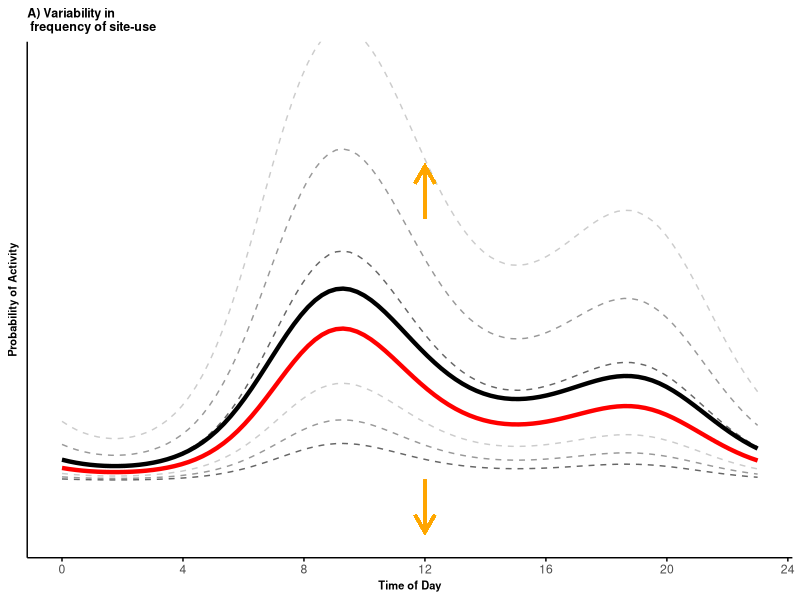
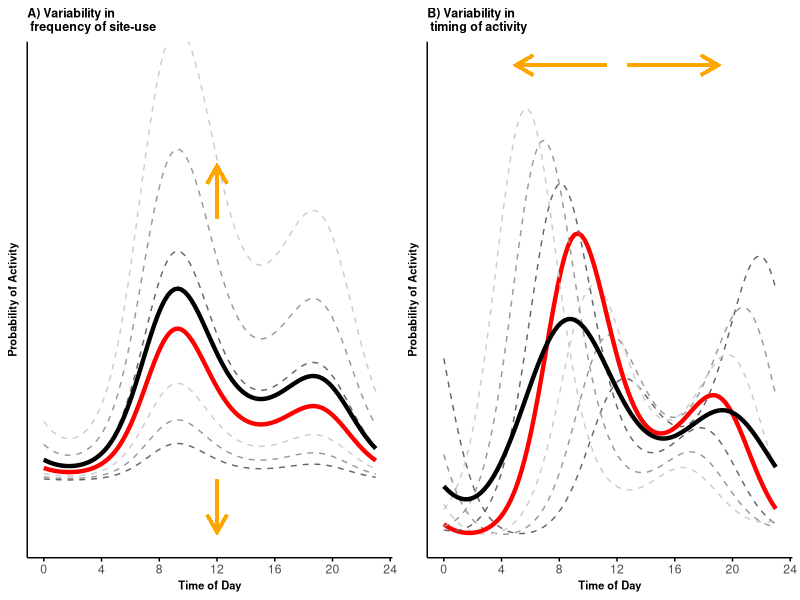
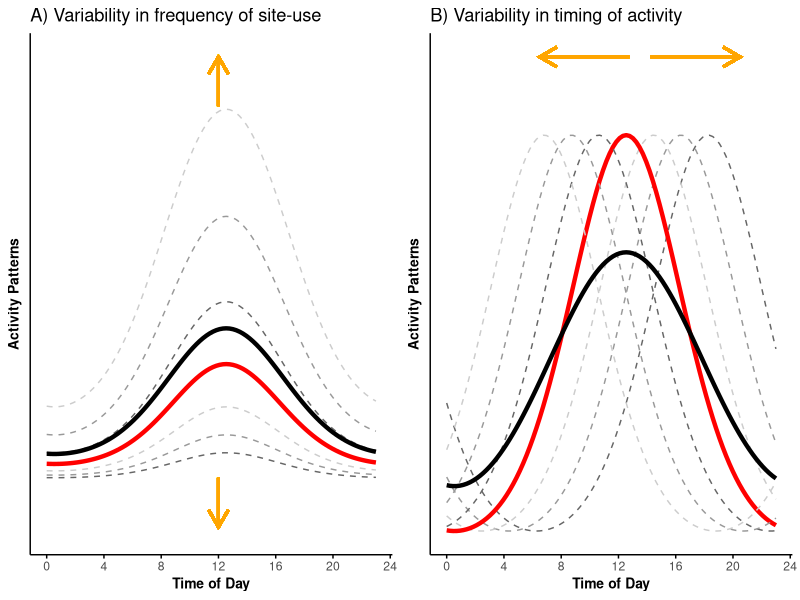

The R script that drew these images, in order:
## ---- chunk 1
# Load libraries 
rm(list = ls())
set.seed(129)
library(dplyr)
library(grid)
library(gridExtra)
library(ggplot2)

#Set equation parameters
wavelength = 24
b0 = -3
b1 = 1 
b2 = 0.7
theta0 = 3
theta1 = 2 
tau_i = gamma_i = seq(-1.5, 1.5, by = 0.5)
time <- seq(0, 23, length.out = 100)
## ---- chunk 2
# create the curves
p_df<-data.frame()
for(i in 1:7){
 p_df<-rbind(p_df, 
   data.frame(p = plogis(b0 + b1*cos(2*pi*time/(24)+theta0 + gamma_i[4]) + 
                         b2*cos(2*pi*time/(12)+ theta1 + gamma_i[4]) + tau_i[i]
                         ),
             time = time, 
             curvesID = rep(as.factor(i), length(time))
             )
   )
}
p_df$curvesLeg = as.factor(rep(c("+/- 0.5 SD", "+/- 1 SD", "+/- 1.5 SD", "Conditional", "+/- 0.5 SD", "+/- 1 SD", "+/- 1.5 SD"), 
                               each = length(time)
                               )
                           )
p_df$mean <- c(rep(rep("off", length(time)),3), 
               rep("on", length(time)), 
               rep(rep("off", length(time)),3)
               )
## ---- chunk 3
p_marg <- matrix(NA,length(time), 1)
for(i in 1:length(time)){
  intfun<-function(tau_x){
    plogis(b0 + b1*cos(2*pi*time[i]/(24) + theta0 + gamma_i[4]) +
           b2*cos(2*pi*time[i]/(12) + theta1 + gamma_i[4]) + tau_x
           ) * dnorm(tau_x, mean = 0, sd = 1)
  }
    p_marg[i]<-integrate(intfun,-Inf, Inf)[1]
}
## ---- chunk 4
# Combine dataframes for plotting
p_df2 <- data.frame(p = unlist(p_marg),
                    time = time,
                    mean = "on", 
                    curvesID = as.factor(8),
                    curvesLeg = as.factor("Marginal")
                    )
p_df <- rbind(p_df, p_df2)
## ---- chunk 5
# plot activity curves
(pl_vert <- ggplot(p_df, aes(x = time, y = p, group = curvesID)) +
  geom_line(aes(color = curvesLeg, linewidth = mean, linetype = mean)) +
  scale_color_manual(values = c("grey40", "grey60", "grey80", "red", "black")) +
  scale_linewidth_manual(values = c(0.5, 1.5)) +
  scale_linetype_manual(values = c(2, 1, 2)) +
  coord_cartesian(ylim = c(-0.05, 0.40)) +
  labs(x = "Time of Day", y = "Probability of Activity", title = "A) Variability in \n frequency of site-use") +
  theme_minimal()+
  theme(legend.position = "none",
        axis.line = element_line(colour = 'black', linetype = 'solid'),
        axis.ticks.x = element_line(colour = 'black', linetype = 'solid'), #element_blank(), #
        axis.text.y = element_blank(), 
        axis.title=element_text(size = 8,face = "bold"),
        plot.title=element_text(size = 9,face = "bold"),
        panel.grid.minor = element_blank(),
        panel.grid.major = element_blank()
        ) + 
  geom_segment(aes(x=12, y=min(p), xend=12, yend=min(p)-0.05), arrow=arrow(length= unit(0.5, "cm")), 
               linewidth = 1, color = "orange", linejoin = "mitre") +
  geom_segment(aes(x=12, y=0.25+0.003, xend=12, yend=0.25+0.053), arrow=arrow(length= unit(0.5, "cm")), 
               linewidth = 1, color = "orange", linejoin = "mitre")+
  scale_x_continuous(breaks=seq(0,24,length.out=7), labels=seq(0,24,4))
 ) 

## ---- chunk 6
# create the curves
p_df<-data.frame()
for(i in 1:7){
 p_df<-rbind(p_df, 
             data.frame(p = plogis(b0 + b1*cos(2*pi*time/(24)+theta0 + gamma_i[i]) + 
                                   b2*cos(2*pi*time/(12)+ theta1 + gamma_i[i]) + tau_i[4]
                                   ),
                        time = time, 
                        curvesID = rep(as.factor(i), length(time))
                        )
            )
}
p_df$curvesLeg = as.factor(rep(c("+/- 0.5 SD", "+/- 1 SD", "+/- 1.5 SD", "Conditional", "+/- 0.5 SD", "+/- 1 SD", "+/- 1.5 SD"), 
                               each = length(time)
                               )
                           )
p_df$mean <- c(rep(rep("off", length(time)),3), 
               rep("on", length(time)), 
               rep(rep("off", length(time)),3)
               )

# calculate the marginal mean activity curve by integrating over the distribution of the random effects
p_marg <- matrix(NA,length(time), 1)
for(i in 1:length(time)){
  intfun<-function(gamma_x){
     plogis(b0 + b1*cos(2*pi*time[i]/(24)+ theta0 + gamma_x) +
            b2*cos(2*pi*time[i]/(12)+theta1 + gamma_x) + tau_i[4]
            ) *dnorm(gamma_x, mean = 0, sd = 1)
       }
       p_marg[i]<-integrate(intfun,-Inf, Inf)[1]
}
p_df2 <- data.frame(p = unlist(p_marg),
                    time = time,
                    mean = "on", 
                    curvesID = as.factor(8),
                    curvesLeg = as.factor("Marginal")
                    )
p_df <- rbind(p_df, p_df2)
## ---- chunk 7
# plot
pl_hor <- ggplot(p_df, aes(x = time, y = p, group = curvesID)) +
  geom_line(aes(color = curvesLeg, linewidth = mean, linetype = mean)) +
  scale_color_manual(values = c("grey40", "grey60", "grey80", "red", "black")) +
  scale_linewidth_manual(values = c(0.5, 1.5)) +
  scale_linetype_manual(values = c(2, 1)) +
  labs(x = "Time of Day", y = "Probability of Activity", title = "B) Variability in \n timing of activity") +
  theme_minimal()+
  theme(legend.position = "none", 
        axis.line = element_line(colour = 'black', linetype = 'solid'),
        axis.ticks.x = element_line(colour = 'black', linetype = 'solid'), 
        axis.text.y = element_blank(), 
        axis.title=element_text(size=8,face="bold"),
        plot.title=element_text(size=9,face="bold"),
        panel.grid.minor = element_blank(),
        panel.grid.major = element_blank()
        ) +
  geom_segment(aes(x=12 - 0.75, y=max(p) + 0.02, xend=12 - 7, yend=max(p) + 0.02), arrow=arrow(length= unit(0.5, "cm")), 
               linewidth = 1, color = "orange", linejoin = "mitre") +
  geom_segment(aes(x=12 + 0.75, y=max(p) + 0.02, xend=12 + 7, yend=max(p) + 0.02), arrow=arrow(length= unit(0.5, "cm")), 
               linewidth = 1, color = "orange", linejoin = "mitre") +
  scale_x_continuous(breaks=seq(0,24,length.out=7), labels=seq(0,24,4))+
  guides(linetype=element_blank())


# Join plots
pl <- grid.arrange(pl_vert, pl_hor, ncol = 2)

## ---- chunk 8
#Setup data
p_df<-data.frame()
for(i in 1:7){
 p_df<-rbind(p_df, 
             data.frame(p = plogis(b0 + b1*cos(2*pi*time/(24)+theta0 + gamma_i[4]) + tau_i[i]),
                        time = time, 
                        curvesID = rep(as.factor(i), length(time))
                        )
            )
}
p_df$curvesLeg = as.factor(rep(c("+/- 0.5 SD", "+/- 1 SD", "+/- 1.5 SD", "Conditional", "+/- 0.5 SD", "+/- 1 SD", "+/- 1.5 SD"), 
                               each = length(time)
                               )
                           )
# change in frequency of site-use
p_df$mean <- c(rep(rep("off", length(time)),3), 
               rep("on", length(time)), 
               rep(rep("off", length(time)),3)
               )
 

# calculate the marginal mean activity curve
p_marg <- matrix(NA,length(time), 1)
for(i in 1:length(time)){
  intfun<-function(tau_x){
    plogis(b0 + b1*cos(2*pi*time[i]/(24)+ theta0 + gamma_i[4]) + tau_x
           ) *  dnorm(tau_x, mean = 0, sd = 1)
  }
    p_marg[i]<-integrate(intfun,-Inf, Inf)[1]
}
p_df2 <- data.frame(p = unlist(p_marg),
                    time = time,
                    mean = "on", 
                    curvesID = as.factor(8),
                    curvesLeg = as.factor("Marginal")
                    )
p_df <- rbind(p_df, p_df2)

## ---- chunk 9
# plot
pl_vert_uni <- ggplot(p_df, aes(x = time, y = p, group = curvesID)) +
  geom_line(aes(color = curvesLeg, linewidth = mean, linetype = mean)) +
  scale_color_manual(values = c("grey40", "grey60", "grey80", "red", "black")) +
  scale_linewidth_manual(values = c(0.5, 1.5)) +
  scale_linetype_manual(values = c(2, 1, 2)) +
  coord_cartesian(ylim = c(-0.05, max(p_df$p)+0.053)) +
  labs(x = "Time of Day", y = "Activity Patterns", title = "A) Variability in frequency of site-use") +
  theme_minimal()+
  theme(legend.position = "none",
        axis.line = element_line(colour = 'black', linetype = 'solid'),
        axis.ticks.x = element_line(colour = 'black', linetype = 'solid'), 
        axis.text.y = element_blank(), #element_text(size=8),
        axis.title=element_text(size=10,face="bold"),
        panel.grid.minor = element_blank(),
        panel.grid.major = element_blank()
        ) + 
  geom_segment(aes(x=12, y=min(p), xend=12, yend=min(p)-0.05), arrow=arrow(length= unit(0.5, "cm")), 
               linewidth = 1, color = "orange", linejoin = "mitre") +
  geom_segment(aes(x=12, y=max(p)+0.003, xend=12, yend=max(p)+0.053), arrow=arrow(length= unit(0.5, "cm")), 
               linewidth = 1, color = "orange", linejoin = "mitre")+
  scale_x_continuous(breaks=seq(0,24,length.out=7), labels=seq(0,24,4)) 

# change in timing of activity
# creating the curves
p_df<-data.frame()
for(i in 1:7){
 p_df<-rbind(p_df, 
             data.frame(p = plogis(b0 + b1*cos(2*pi*time/(24)+theta0 + gamma_i[i]) +  tau_i[4]),
                        time = time, 
                        curvesID = rep(as.factor(i), length(time))
                        )
            )
}
p_df$curvesLeg = as.factor(rep(c("+/- 0.5 SD", "+/- 1 SD", "+/- 1.5 SD", "Conditional", "+/- 0.5 SD", "+/- 1 SD", "+/- 1.5 SD"), 
                               each = length(time)
                               )
                           )
p_df$mean <- c(rep(rep("off", length(time)),3), rep("on", length(time)), rep(rep("off", length(time)),3))

# calculate the marginal mean activity curve by integrating over the distribution of the random effects
p_marg <- matrix(NA,length(time), 1)
for(i in 1:length(time)){
  intfun<-function(gamma_x){
     plogis(b0 + b1*cos(2*pi*time[i]/(24)+ theta0 + gamma_x) +tau_i[4]
            ) * dnorm(gamma_x, mean = 0, sd = 1)
       }
       p_marg[i]<-integrate(intfun,-Inf, Inf)[1]
}
p_df2 <- data.frame(p = unlist(p_marg),
                    time = time,
                    mean = "on", 
                    curvesID = as.factor(8),
                    curvesLeg = as.factor("Marginal")
                    )
p_df <- rbind(p_df, p_df2)

# plot
pl_hor_uni <- ggplot(p_df, aes(x = time, y = p, group = curvesID)) +
  geom_line(aes(color = curvesLeg, linewidth = mean, linetype = mean)) +
  scale_color_manual(values = c("grey40", "grey60", "grey80", "red", "black")) +
  scale_linewidth_manual(values = c(0.5, 1.5)) +
  scale_linetype_manual(values = c(2, 1)) +
  labs(x = "Time of Day", y = "Activity Patterns", title = "B) Variability in timing of activity") +
  theme_minimal()+
  theme(legend.position = "none", 
        axis.line = element_line(colour = 'black', linetype = 'solid'),
        axis.ticks.x = element_line(colour = 'black', linetype = 'solid'),
        axis.text.y = element_blank(), #element_text(size=8),
        axis.title=element_text(size=10,face="bold"),
        panel.grid.minor = element_blank(),
        panel.grid.major = element_blank()
        ) +
  geom_segment(aes(x=13.5 - 0.75, y=max(p) + 0.02, xend=13.5 - 7, yend=max(p) + 0.02), arrow=arrow(length= unit(0.5, "cm")), 
               linewidth = 1, color = "orange", linejoin = "mitre") +
  geom_segment(aes(x=13.5 + 0.75, y=max(p) + 0.02, xend=13.5 + 7, yend=max(p) + 0.02), arrow=arrow(length= unit(0.5, "cm")), 
               linewidth = 1, color = "orange", linejoin = "mitre") +
  scale_x_continuous(breaks=seq(0,24,length.out=7), labels=seq(0,24,4)) +
  guides(linetype=element_blank())


# Join plots
pl_uni <- grid.arrange(pl_vert_uni, pl_hor_uni, ncol = 2)
